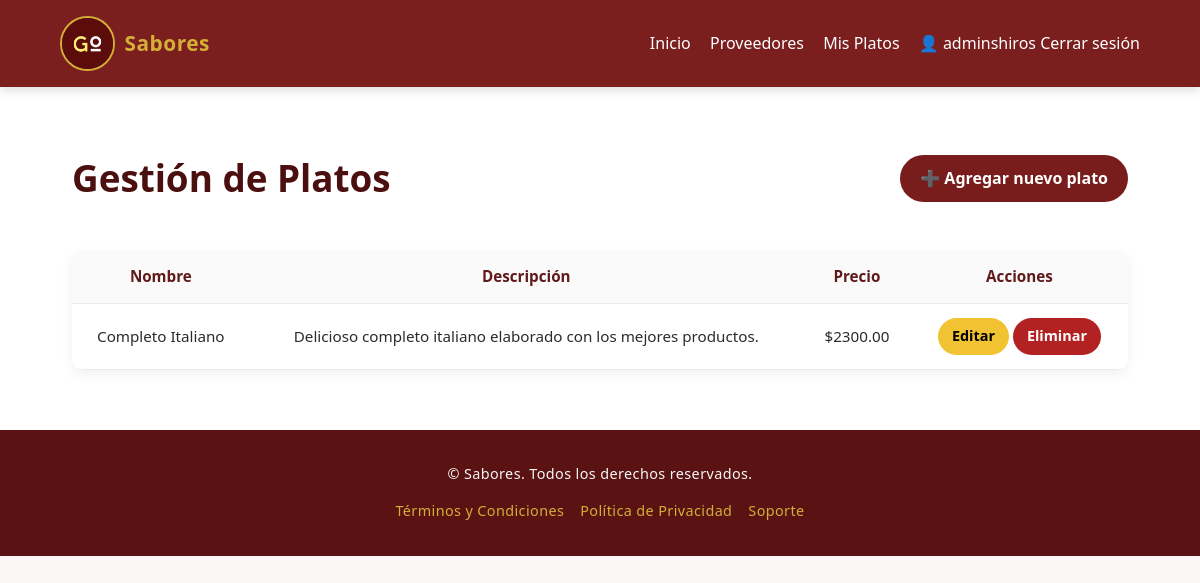
The page /proveedor/platos/ (signed in) on the database its author committed.
### core/models.py (models this page shows, shortened)
class Plato(models.Model):
    proveedor = models.ForeignKey(Proveedor, on_delete=models.CASCADE, related_name='platos')
    nombre = models.CharField(max_length=150)
    descripcion = models.TextField(blank=True)
    precio = models.DecimalField(max_digits=8, decimal_places=2)
    imagen = models.ImageField(upload_to='platos/', blank=True, null=True)
    creado_en = models.DateTimeField(auto_now_add=True)

### core/views.py (the view)
# urls.py: path('proveedor/platos/', views.plato_list, name='plato_list'),
@login_required
@user_passes_test(_is_proveedor)
def plato_list(request):
    proveedor = request.user.proveedor
    platos = Plato.objects.filter(proveedor=proveedor)
    return render(request, 'core/proveedor/plato_list.html', {'platos': platos})

### core/views.py (called while the page is built)
def _is_proveedor(user):
    return hasattr(user, 'proveedor')

### core/templates/core/proveedor/plato_list.html (shortened to what this page needs)
{% extends 'core/base.html' %}
{% load static %}
{% block content %}
<section class="dashboard">
  <header class="dashboard-header">
    <h1>Gestión de Platos</h1>
    <a href="{% url 'core:plato_create' %}" class="btn btn-primary">➕ Agregar nuevo plato</a>
  </header>
  {% if platos %}
    <table class="data-table">
      <thead>
        <tr>
          <th>Nombre</th>
          <th>Descripción</th>
          <th>Precio</th>
          <th>Acciones</th>
        </tr>
      </thead>
      <tbody>
        {% for plato in platos %}
          <tr>
            <td>{{ plato.nombre }}</td>
            <td>{{ plato.descripcion|truncatewords:12 }}</td>
            <td>${{ plato.precio }}</td>
            <td class="actions">
              <a href="{% url 'core:plato_edit' plato.id %}" class="btn btn-warning">Editar</a>
              <a href="{% url 'core:plato_delete' plato.id %}" class="btn btn-danger">Eliminar</a>
            </td>
          </tr>
        {% endfor %}
      </tbody>
    </table>
  {% else %}
    <p class="empty">No tienes platos registrados aún.</p>
  {% endif %}
</section>
{% endblock %}

### core/templates/core/base.html (shortened to what this page needs)
{% load static %}
<!DOCTYPE html>
<html lang="es">
<head>
  <link rel="stylesheet" href="{% static 'core/css/styles.css' %}">
</head>
<body>
  <header class="header">
    <div class="container nav-container">
      <div class="logo-area">
        <a href="{% url 'core:catalogo' %}" class="brand">
          <img src="{% static 'core/img/logo.jpg' %}" alt="Sabores" class="brand-logo">
          <span class="brand-name">Sabores</span>
        </a>
      </div>
    <nav class="navbar">
      <ul class="nav-links">
        <li><a href="{% url 'core:catalogo' %}">Inicio</a></li>
        <li><a href="{% url 'core:proveedores' %}">Proveedores</a></li>
        {% if user.is_authenticated %}
            {% if user.is_staff %}
                <li><a href="{% url 'adminpanel:dashboard' %}">Panel de Administración</a></li>
            {% elif user.proveedor %}
                <li><a href="{% url 'core:plato_list' %}">Mis Platos</a></li>
            {% else %}
                <li><a href="{% url 'core:pedido_list' %}">Carrito</a></li>
            {% endif %}
            <li class="user-info">
                <span class="username">👤 {{ user.username }}</span>
                <a href="{% url 'core:logout' %}" class="logout-btn">Cerrar sesión</a>
            </li>
        {% else %}
            <li><a href="{% url 'core:login' %}" class="login-btn">Ingresar</a></li>
            <li><a href="{% url 'core:register' %}" class="register-btn">Registrarse</a></li>
        {% endif %}
      </ul>
    </nav>
    </div>
  </header>
  <main class="main-content">
    <div class="container">
      {% block content %}{% endblock %}
    </div>
  </main>
  <footer class="footer">
    <div class="container footer-container">
      <p>&copy; {{ now|date:"Y" }} Sabores. Todos los derechos reservados.</p>
      <ul class="footer-links">
        <li><a href="#">Términos y Condiciones</a></li>
        <li><a href="#">Política de Privacidad</a></li>
        <li><a href="#">Soporte</a></li>
      </ul>
    </div>
  </footer>
</body>
</html>

### core/static/core/css/styles.css (style rules this page uses)
:root { --primary: #7b1e1e; --primary-dark: #5a1212; --accent: #d4af37; --light-bg: #faf7f4; --text-color: #2b2b2b; --border-radius: 0.8rem; --transition: 0.3s ease; --card-bg: #fff; }
* { margin: 0; padding: 0; box-sizing: border-box; }
body { font-family: 'Poppins', 'Segoe UI', sans-serif; background-color: var(--light-bg); color: var(--text-color); line-height: 1.7; }
.header { background: var(--primary); color: #fff; box-shadow: 0 3px 10px rgba(0,0,0,0.15); padding: 1rem 0; position: sticky; top: 0; z-index: 100; }
.nav-container { display: flex; justify-content: space-between; align-items: center; gap: 1rem; width: 90%; margin: 0 auto; }
.brand { display: flex; align-items: center; gap: 0.6rem; text-decoration: none; color: var(--accent); font-weight: 700; font-size: 1.3rem; letter-spacing: 0.5px; }
.brand-logo { width: 55px; height: 55px; object-fit: cover; border-radius: 50%; border: 2px solid var(--accent); }
.navbar ul { display: flex; align-items: center; gap: 1.2rem; list-style: none; flex-wrap: wrap; }
.navbar a { text-decoration: none; color: #fff; font-weight: 500; transition: all var(--transition); position: relative; }
.navbar a::after { content: ''; position: absolute; width: 0%; height: 2px; left: 0; bottom: -4px; background: var(--accent); transition: width 0.3s; }
.btn { cursor: pointer; display: inline-block; padding: 0.7rem 1.5rem; border-radius: var(--border-radius); font-weight: 600; border: none; transition: all var(--transition); text-decoration: none; text-align: center; }
.btn-primary { background-color: var(--primary); color: #fff; }
.footer { background: var(--primary-dark); color: #f8f8f8; padding: 2rem 0; text-align: center; font-size: 0.9rem; letter-spacing: 0.4px; }
.footer-links { margin-top: 0.8rem; display: flex; justify-content: center; gap: 1rem; list-style: none; flex-wrap: wrap; }
.footer-links a { text-decoration: none; color: var(--accent); }
.btn { border-radius: 30px; font-weight: 600; padding: 8px 16px; cursor: pointer; transition: all 0.2s ease; text-decoration: none; }
.btn-primary { background: #781c1c; color: #fff; border: none; }
.dashboard { padding: 60px 6vw; background: #fff; }
.dashboard-header { display: flex; justify-content: space-between; align-items: center; margin-bottom: 40px; }
.dashboard-header h1 { font-size: 2.3rem; color: #4b0f0f; font-weight: 700; }
.dashboard-header .btn-primary { background: #781c1c; color: #fff; border-radius: 30px; padding: 10px 20px; font-weight: 600; text-decoration: none; transition: background 0.2s ease; }
.data-table { width: 100%; border-collapse: collapse; background: #fff; border-radius: 12px; overflow: hidden; box-shadow: 0 5px 14px rgba(0, 0, 0, 0.06); }
.data-table th, .data-table td { border-bottom: 1px solid #eaeaea; padding: 14px 16px; text-align: center; font-size: 0.95rem; }
.data-table th { background: #fafafa; color: #611a1a; font-weight: 700; }
.actions .btn { padding: 6px 14px; border-radius: 20px; font-weight: 600; text-decoration: none; font-size: 0.9rem; transition: all 0.2s ease; }
.btn-warning { background: #f1c232; color: #000; }
.btn-danger { background: #b22222; color: #fff; }

### rows shown on the page
Plato: nombre "Completo Italiano", descripcion "Delicioso completo italiano elaborado con los mejores productos.", precio "2300.00"

### other values the page prints
{{ user.username }} "adminshiros"
